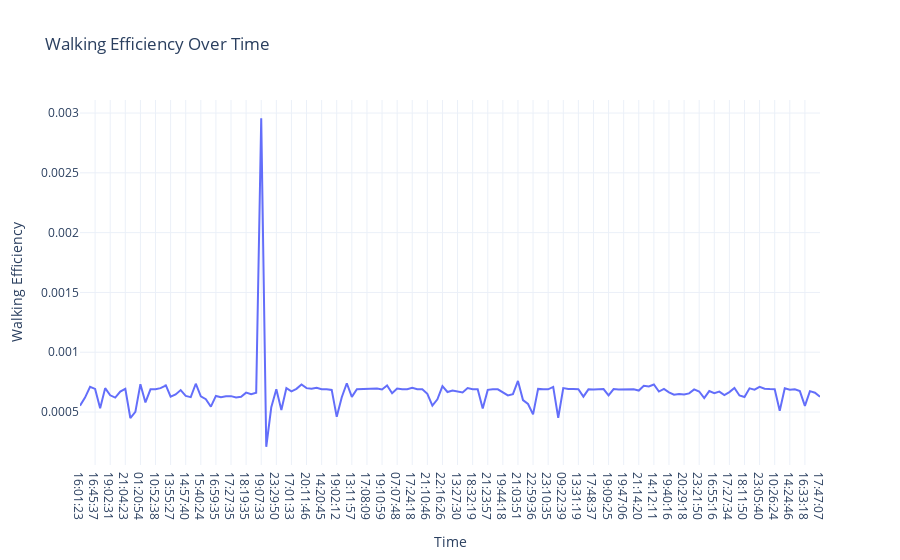

This figure's notebook cell:
### Code cell
data["Walking Efficiency"] = data["Distance"] / data["Step Count"]

fig6 = px.line(data, x="Time",
               y="Walking Efficiency",
               title="Walking Efficiency Over Time")
fig6.show()

### Figure 1 — Plotly figure (JSON) as saved in the notebook; plotly's stock layout.template omitted (floating-point values rounded to 4 significant figures; data arrays with more than 128 entries replaced by an {"elided": "..."} marker saying what was removed)
{"data": [{"hovertemplate": "Time=%{x}<br>Walking Efficiency=%{y}<extra></extra>", "legendgroup": "", "line": {"color": "#636efa", "dash": "solid"}, "marker": {"symbol": "circle"}, "mode": "lines", "name": "", "orientation": "v", "showlegend": false, "type": "scatter", "x": {"elided": "149 str values"}, "xaxis": "x", "y": {"elided": "149 float values"}, "yaxis": "y"}], "layout": {"autosize": true, "legend": {"tracegroupgap": 0}, "title": {"text": "Walking Efficiency Over Time"}, "xaxis": {"anchor": "y", "autorange": true, "domain": [0, 1], "range": [0, 147], "title": {"text": "Time"}, "type": "category"}, "yaxis": {"anchor": "x", "autorange": true, "domain": [0, 1], "range": [5.718e-05, 0.003109], "title": {"text": "Walking Efficiency"}, "type": "linear"}}}
